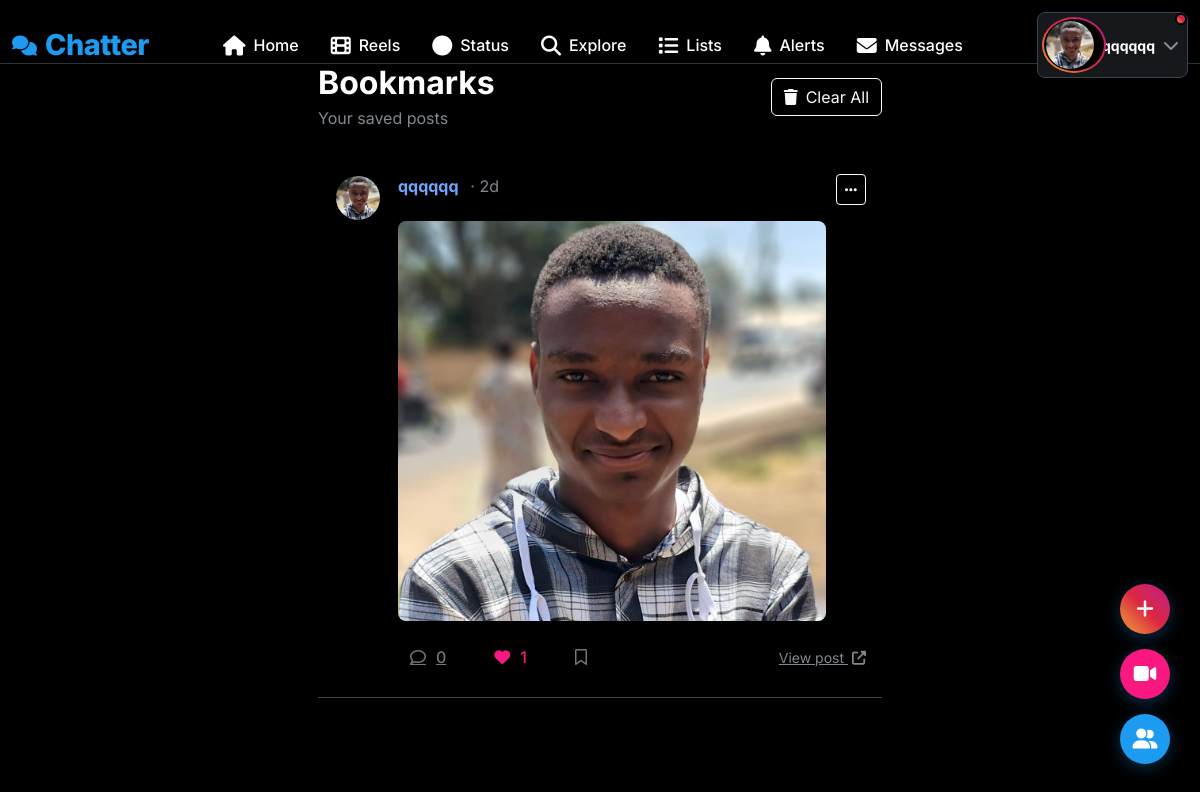
The app's page /bookmarks (signed in) with its own data.
### app.py (models this page shows, shortened)
class User(UserMixin, db.Model):
    id = db.Column(db.Integer, primary_key=True)
    username = db.Column(db.String(80), unique=True, nullable=False, index=True)
    email = db.Column(db.String(120), unique=True, nullable=False, index=True)
    password_hash = db.Column(db.String(200), nullable=False)
    bio = db.Column(db.String(500))
    location = db.Column(db.String(100))
    website = db.Column(db.String(200))
    profile_picture = db.Column(db.String(200), default='default.jpg')
    cover_picture = db.Column(db.String(200), default='default_cover.jpg')
    is_admin = db.Column(db.Boolean, default=False)
    created_at = db.Column(db.DateTime, default=datetime.utcnow)
    is_online = db.Column(db.Boolean, default=False)
    last_seen = db.Column(db.DateTime, default=datetime.utcnow)
    is_verified = db.Column(db.Boolean, default=False)
    posts = db.relationship('Post', backref='author', lazy='dynamic', cascade='all, delete-orphan')
    likes = db.relationship('Like', backref='user', lazy='dynamic', cascade='all, delete-orphan')
    comments = db.relationship('Comment', backref='author', lazy='dynamic', cascade='all, delete-orphan')
    notifications = db.relationship('Notification', backref='user', lazy='dynamic', cascade='all, delete-orphan')
    sent_messages = db.relationship('Message', foreign_keys='Message.sender_id', backref='sender', lazy='dynamic')
    received_messages = db.relationship('Message', foreign_keys='Message.receiver_id', backref='receiver', lazy='dynamic')
    bookmarks = db.relationship('Bookmark', backref='user', lazy='dynamic', cascade='all, delete-orphan')
    reports_made = db.relationship('Report', foreign_keys='Report.reporter_id', backref='reporter', lazy='dynamic')
    reports_received = db.relationship('Report', foreign_keys='Report.reported_id', backref='reported', lazy='dynamic')
    pinned_posts = db.relationship('PinnedPost', backref='user', lazy='dynamic', cascade='all, delete-orphan')
    created_lists = db.relationship('UserList', backref='creator', lazy='dynamic', cascade='all, delete-orphan')
    list_subscriptions = db.relationship('ListSubscriber', backref='subscriber', lazy='dynamic', cascade='all, delete-orphan')
    list_memberships = db.relationship('ListMember', backref='member', lazy='dynamic', cascade='all, delete-orphan')
    reels = db.relationship('Reel', backref='user', lazy='dynamic', cascade='all, delete-orphan')
    reel_likes = db.relationship('ReelLike', backref='liker', lazy='dynamic', cascade='all, delete-orphan')
    reel_comments = db.relationship('ReelComment', backref='author', lazy='dynamic', cascade='all, delete-orphan')
    reel_views = db.relationship('ReelView', backref='viewer', lazy='dynamic', cascade='all, delete-orphan')
    statuses = db.relationship('Status', backref='user', lazy='dynamic', cascade='all, delete-orphan')
    status_views = db.relationship('StatusView', backref='viewer', lazy='dynamic', cascade='all, delete-orphan')
    followed = db.relationship(
        'User', secondary=followers,
        primaryjoin=(followers.c.follower_id == id),
        secondaryjoin=(followers.c.followed_id == id),
        backref=db.backref('followers', lazy='dynamic'), lazy='dynamic')
    blocked = db.relationship(
        'User', secondary=blocked_users,
        primaryjoin=(blocked_users.c.blocker_id == id),
        secondaryjoin=(blocked_users.c.blocked_id == id),
        backref=db.backref('blocked_by', lazy='dynamic'), lazy='dynamic')
    def get_unread_message_count(self):
        return Message.query.filter_by(receiver_id=self.id, is_read=False).count()
    def get_unread_notification_count(self):
        return Notification.query.filter_by(user_id=self.id, is_read=False).count()

class Post(db.Model):
    id = db.Column(db.Integer, primary_key=True)
    content = db.Column(db.Text, nullable=False)
    image = db.Column(db.String(200))
    created_at = db.Column(db.DateTime, default=datetime.utcnow, index=True)
    user_id = db.Column(db.Integer, db.ForeignKey('user.id'), nullable=False)
    is_deleted = db.Column(db.Boolean, default=False)
    deleted_at = db.Column(db.DateTime)
    likes = db.relationship('Like', backref='post', lazy='dynamic', cascade='all, delete-orphan')
    comments = db.relationship('Comment', backref='post', lazy='dynamic', cascade='all, delete-orphan')
    hashtags = db.relationship('PostHashtag', backref='post', lazy='dynamic', cascade='all, delete-orphan')
    bookmarks = db.relationship('Bookmark', backref='post', lazy='dynamic', cascade='all, delete-orphan')
    reports = db.relationship('Report', backref='post', lazy='dynamic', cascade='all, delete-orphan')
    pin_relation = db.relationship('PinnedPost', backref='post', uselist=False, cascade='all, delete-orphan')
    def like_count(self):
        return self.likes.count()
    def comment_count(self):
        return self.comments.count()
    def is_pinned_by(self, user):
        return PinnedPost.query.filter_by(user_id=user.id, post_id=self.id).first() is not None

### app.py (the view)
@app.route('/bookmarks')
@login_required
def bookmarks():
    page = request.args.get('page', 1, type=int)
    bookmarks_query = Bookmark.query.filter_by(
        user_id=current_user.id
    ).join(Post).filter(
        Post.is_deleted == False,
        ~Post.user_id.in_([b.id for b in current_user.blocked.all()]),
        ~Post.user_id.in_([b.id for b in current_user.blocked_by.all()])
    ).order_by(Bookmark.created_at.desc())
    bookmarks_paginated = bookmarks_query.paginate(page=page, per_page=20, error_out=False)
    posts = [bookmark.post for bookmark in bookmarks_paginated.items]
    return render_template('bookmarks.html', posts=posts, pagination=bookmarks_paginated)

### templates/bookmarks.html (shortened to what this page needs)
{% extends "base.html" %}
{% block content %}
<div class="container-fluid">
    <div class="row">
        <div class="col-lg-6 mx-auto">
            <div class="d-flex justify-content-between align-items-center mb-4">
                <div>
                    <h2 class="fw-bold mb-1">Bookmarks</h2>
                    <p class="text-muted mb-0">Your saved posts</p>
                </div>
                <div class="d-flex gap-2">
                    <button class="btn btn-outline-light" onclick="clearAllBookmarks()">
                        <i class="fas fa-trash me-2"></i>Clear All
                    </button>
                </div>
            </div>
            {% if posts %}
                {% for post in posts %}
                    {% include 'components/post_card.html' %}
                {% endfor %}
            {% endif %}
        </div>
    </div>
</div>
{% endblock %}

### templates/base.html (shortened to what this page needs)
<!DOCTYPE html>
<html lang="en" data-bs-theme="dark">
<head>
    <link href="https://cdn.jsdelivr.net/npm/bootstrap@5.3.0/dist/css/bootstrap.min.css" rel="stylesheet">
    <link href="https://cdnjs.cloudflare.com/ajax/libs/font-awesome/6.4.0/css/all.min.css" rel="stylesheet">
</head>
<body>
    <nav class="top-nav">
        <div class="container-fluid">
            <div class="row align-items-center">
                <div class="col">
                    <div class="d-flex align-items-center justify-content-between">
                        <a href="{{ url_for('feed') if current_user.is_authenticated else url_for('login') }}" class="text-decoration-none">
                            <div class="d-flex align-items-center">
                                <i class="fas fa-comments fa-lg me-2" style="color: var(--primary-color);"></i>
                                <span class="logo">Chatter</span>
                            </div>
                        </a>
                        {% if current_user.is_authenticated %}
                        <div class="d-none d-md-flex align-items-center">
                            <a class="nav-link {% if request.endpoint == 'feed' %}active{% endif %}" href="{{ url_for('feed') }}">
                                <i class="fas fa-home fa-lg me-2"></i>
                                <span>Home</span>
                            </a>
                            <a class="nav-link {% if request.endpoint == 'reels_feed' %}active{% endif %}" href="{{ url_for('reels_feed') }}">
                                <i class="fas fa-film fa-lg me-2"></i>
                                <span>Reels</span>
                            </a>
                            <a class="nav-link {% if request.endpoint == 'status_feed' %}active{% endif %}" href="{{ url_for('status_feed') }}">
                                <i class="fas fa-circle fa-lg me-2"></i>
                                <span>Status</span>
                            </a>
                            <a class="nav-link {% if request.endpoint == 'search' %}active{% endif %}" href="{{ url_for('search') }}">
                                <i class="fas fa-search fa-lg me-2"></i>
                                <span>Explore</span>
                            </a>
                            <a class="nav-link {% if request.endpoint == 'lists' %}active{% endif %}" href="{{ url_for('lists') }}">
                                <i class="fas fa-list fa-lg me-2"></i>
                                <span>Lists</span>
                            </a>
                            <a class="nav-link {% if request.endpoint == 'notifications' %}active{% endif %}" href="{{ url_for('notifications') }}">
                                <i class="fas fa-bell fa-lg me-2"></i>
                                <span>Alerts</span>
                            </a>
                            <a class="nav-link {% if request.endpoint == 'messages' %}active{% endif %}" href="{{ url_for('messages') }}">
                                <i class="fas fa-envelope fa-lg me-2"></i>
                                <span>Messages</span>
                            </a>
                        </div>
                        {% endif %}
                        {% if current_user.is_authenticated %}
                        <div class="dropdown">
                            <button class="btn d-flex align-items-center text-decoration-none p-2 rounded-3 {% if current_user and has_active_status(current_user.id) %}has-status-indicator{% endif %}"
                                    style="background: var(--card-color); border: 1px solid var(--border-light); color: var(--text-primary);"
                                    type="button" data-bs-toggle="dropdown">
                                <div class="profile-with-status">
                                    <img src="{{ get_user_avatar_url(current_user) }}"
                                         class="profile-img-with-ring avatar-sm me-2">
                                </div>
                                <span class="fw-bold small">{{ current_user.username }}</span>
                                <i class="fas fa-chevron-down text-muted ms-2"></i>
                            </button>
                        </div>
                        {% else %}
                        <div class="d-flex gap-2">
                            <a href="{{ url_for('login') }}" class="btn btn-outline-primary btn-sm">Login</a>
                            <a href="{{ url_for('signup') }}" class="btn btn-primary btn-sm">Sign Up</a>
                        </div>
                        {% endif %}
                    </div>
                </div>
            </div>
        </div>
    </nav>
    <div class="main-content">
        <div class="container-fluid">
            {% block content %}{% endblock %}
        </div>
    </div>
    {% if current_user.is_authenticated %}
    <div class="bottom-right-widget">
        <button class="widget-btn create-status" onclick="createStatus()" title="Create Status">
            <i class="fas fa-plus"></i>
        </button>
        <button class="widget-btn create-reel" onclick="uploadReel()" title="Upload Reel">
            <i class="fas fa-video"></i>
        </button>
        <button class="widget-btn" onclick="toggleFollowersStatus()" title="Friends' Status">
            <i class="fas fa-user-friends"></i>
        </button>
    </div>
    {% endif %}
    <div id="toast-container" class="toast-container position-fixed top-0 end-0 p-3"></div>
</body>
</html>

### templates/components/post_card.html (shortened to what this page needs)
<div class="post-card" id="post-{{ post.id }}">
    <div class="d-flex align-items-start">
        <a href="{{ url_for('profile', username=post.author.username) }}" class="text-decoration-none me-3">
            <img src="{{ url_for('static', filename='uploads/profiles/' + post.author.profile_picture) }}"
                 class="avatar"
                 onerror="this.src='https://ui-avatars.com/api/?name={{ post.author.username }}&background=1d9bf0&color=fff'">
        </a>
        <div class="flex-grow-1">
            <div class="d-flex justify-content-between align-items-start mb-2">
                <div>
                    <a href="{{ url_for('profile', username=post.author.username) }}" class="text-decoration-none fw-bold">
                        {{ post.author.username }}
                    </a>
                    <span class="text-muted ms-2">· {{ post.created_at|time_ago }}</span>
                </div>
                <div class="dropdown">
                    <button class="btn btn-sm btn-outline-light" type="button" data-bs-toggle="dropdown">
                        <i class="fas fa-ellipsis-h"></i>
                    </button>
                </div>
            </div>
            <div class="mb-3">
                {% if post.image %}
                <div class="mt-3">
                    <img src="{{ url_for('static', filename='uploads/posts/' + post.image) }}"
                         class="img-fluid rounded-3" style="max-height: 400px; object-fit: cover; cursor: pointer;"
                         onclick="window.location.href='{{ url_for('view_post', post_id=post.id) }}'">
                </div>
                {% endif %}
            </div>
            <div class="d-flex justify-content-between align-items-center">
                <div class="d-flex gap-4">
                    <a href="{{ url_for('view_post', post_id=post.id) }}" class="action-btn comment-btn">
                        <i class="far fa-comment"></i>
                        <span class="ms-1">{{ post.comment_count() }}</span>
                    </a>
                    <button class="action-btn like-btn {% if post.likes.filter_by(user_id=current_user.id).first() %}liked{% endif %}"
                            data-post-id="{{ post.id }}">
                        <i class="{% if post.likes.filter_by(user_id=current_user.id).first() %}fas{% else %}far{% endif %} fa-heart"></i>
                        <span class="ms-1 like-count">{{ post.like_count() }}</span>
                    </button>
                    <button class="action-btn bookmark-btn" data-post-id="{{ post.id }}">
                        <i class="far fa-bookmark"></i>
                    </button>
                </div>
                <a href="{{ url_for('view_post', post_id=post.id) }}" class="text-muted small">
                    View post <i class="fas fa-external-link-alt ms-1"></i>
                </a>
            </div>
        </div>
    </div>
</div>

### records on screen
User: profile_picture (picture), username "qqqqqq"
Post: profile_picture (picture), author.username "qqqqqq", created_at "2d", image (picture), comment_count "0", like_count "1"
